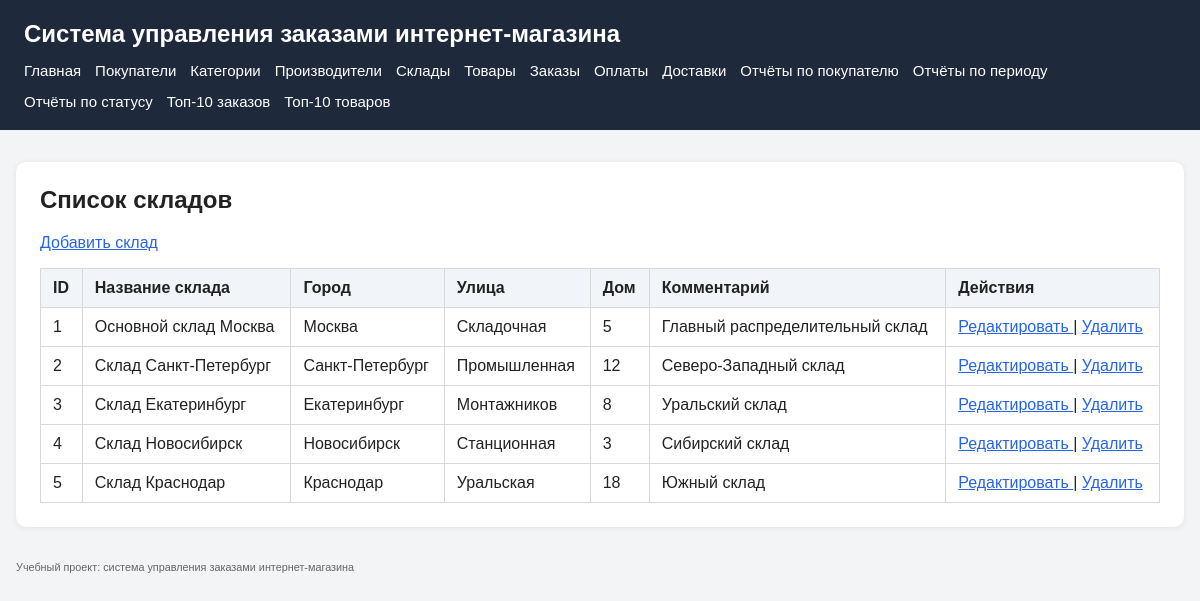
/warehouses/list.php, run on the app's committed database.
### tables this page shows
CREATE TABLE warehouses (
    warehouse_id INT UNSIGNED NOT NULL AUTO_INCREMENT,
    warehouse_name VARCHAR(150) NOT NULL,
    city VARCHAR(100) NOT NULL,
    street VARCHAR(150) NOT NULL,
    house VARCHAR(20) NOT NULL,
    comment VARCHAR(255) NULL,
    PRIMARY KEY (warehouse_id),
    CONSTRAINT uk_warehouses_name UNIQUE (warehouse_name)
);

### src/includes/db.php (called while the page is built, shortened)
<?php
$configPath = __DIR__ . '/../config/config.local.php';
if (!file_exists($configPath)) {
    $configPath = __DIR__ . '/../config/config.example.php';
}
$config = require $configPath;
function app_config(): array
{
    global $config;
    return $config;
}
function base_url(string $path = ''): string
{
    $config = app_config();
    $base = rtrim($config['app']['base_url'] ?? '', '/');
    return $base . '/' . ltrim($path, '/');
}
function db(): PDO
{
    $config = app_config();
    $db = $config['db'];
    $dsn = sprintf(
        'mysql:host=%s;port=%d;dbname=%s;charset=%s',
        $db['host'],
        $db['port'],
        $db['name'],
        $db['charset']
    );
    $pdo = new PDO($dsn, $db['user'], $db['pass'], [
        PDO::ATTR_ERRMODE => PDO::ERRMODE_EXCEPTION,
        PDO::ATTR_DEFAULT_FETCH_MODE => PDO::FETCH_ASSOC,
        PDO::ATTR_EMULATE_PREPARES => false,
    ]);
    return $pdo;
}

### src/config/config.example.php (called while the page is built)
<?php
return [
    'app' => [
        'base_url' => getenv('APP_BASE_URL') ?: '',
        'name' => getenv('APP_NAME') ?: 'Система управления заказами интернет-магазина',
    ],
    'db' => [
        'host' => getenv('DB_HOST') ?: 'db',
        'port' => (int)(getenv('DB_PORT') ?: 3306),
        'name' => getenv('DB_NAME') ?: 'shop_orders',
        'user' => getenv('DB_USER') ?: 'shop_user',
        'pass' => getenv('DB_PASSWORD') ?: '',
        'charset' => getenv('DB_CHARSET') ?: 'utf8mb4',
    ],
];

### src/warehouses/list.php (the view, shortened to what this page needs)
<?php
require_once __DIR__ . '/../includes/header.php';
$warehouses = [];
$errorMessage = null;
try {
    $pdo = db();
    $stmt = $pdo->query(
        'SELECT
            warehouse_id,
            warehouse_name,
            city,
            street,
            house,
            comment
         FROM warehouses
         ORDER BY warehouse_id ASC'
    );
    $warehouses = $stmt->fetchAll();
} catch (Throwable $e) {
    $errorMessage = $e->getMessage();
}
require_once __DIR__ . '/../includes/menu.php';
?>
<main>
    <section class="card">
        <h2>Список складов</h2>
        <p>
            <a href="<?= htmlspecialchars(base_url('warehouses/create.php'), ENT_QUOTES, 'UTF-8') ?>">
                Добавить склад
            </a>
        </p>
        <?php if ($errorMessage !== null): ?>
            <div class="error-box">
                <strong>Ошибка:</strong> <?= htmlspecialchars($errorMessage, ENT_QUOTES, 'UTF-8') ?>
            </div>
        <?php elseif (empty($warehouses)): ?>
            <p>Склады не найдены.</p>
        <?php else: ?>
            <table>
                <thead>
                    <tr>
                        <th>ID</th>
                        <th>Название склада</th>
                        <th>Город</th>
                        <th>Улица</th>
                        <th>Дом</th>
                        <th>Комментарий</th>
                        <th>Действия</th>
                    </tr>
                </thead>
                <tbody>
                    <?php foreach ($warehouses as $warehouse): ?>
                        <tr>
                            <td><?= (int)$warehouse['warehouse_id'] ?></td>
                            <td><?= htmlspecialchars((string)$warehouse['warehouse_name'], ENT_QUOTES, 'UTF-8') ?></td>
                            <td><?= htmlspecialchars((string)$warehouse['city'], ENT_QUOTES, 'UTF-8') ?></td>
                            <td><?= htmlspecialchars((string)$warehouse['street'], ENT_QUOTES, 'UTF-8') ?></td>
                            <td><?= htmlspecialchars((string)$warehouse['house'], ENT_QUOTES, 'UTF-8') ?></td>
                            <td><?= htmlspecialchars((string)($warehouse['comment'] ?? ''), ENT_QUOTES, 'UTF-8') ?></td>
                            <td>
                                <a href="<?= htmlspecialchars(base_url('warehouses/edit.php?id=' . (int)$warehouse['warehouse_id']), ENT_QUOTES, 'UTF-8') ?>">
                                    Редактировать
                                </a>
                                |
                                <a href="<?= htmlspecialchars(base_url('warehouses/delete.php?id=' . (int)$warehouse['warehouse_id']), ENT_QUOTES, 'UTF-8') ?>"
                                   onclick="return confirm('Удалить склад?');">
                                    Удалить
                                </a>
                            </td>
                        </tr>
                    <?php endforeach; ?>
                </tbody>
            </table>
        <?php endif; ?>
    </section>
</main>
<?php require_once __DIR__ . '/../includes/footer.php'; ?>

### src/assets/css/style.css (style rules this page uses)
* { box-sizing: border-box; }
body { margin: 0; padding: 0; font-family: Arial, sans-serif; background: #f3f4f6; color: #222; }
main { max-width: 1200px; margin: 32px auto; padding: 0 16px; }
.card { background: #fff; border-radius: 10px; padding: 24px; margin-bottom: 20px; box-shadow: 0 1px 6px rgba(0, 0, 0, 0.08); }
.card h2 { margin-top: 0; margin-bottom: 20px; font-size: 24px; }
table { width: 100%; border-collapse: collapse; background: #fff; }
table th, table td { border: 1px solid #d8d8d8; padding: 10px 12px; text-align: left; vertical-align: top; }
table th { background: #f1f5f9; font-weight: 700; }
a { color: #2563eb; }

### data on the page
warehouses: warehouse_id "1", warehouse_name "Основной склад Москва", city "Москва", street "Складочная", house "5", comment "Главный распределительный склад"
warehouses: warehouse_id "2", warehouse_name "Склад Санкт-Петербург", city "Санкт-Петербург", street "Промышленная", house "12", comment "Северо-Западный склад"
warehouses: warehouse_id "3", warehouse_name "Склад Екатеринбург", city "Екатеринбург", street "Монтажников", house "8", comment "Уральский склад"
warehouses: warehouse_id "4", warehouse_name "Склад Новосибирск", city "Новосибирск", street "Станционная", house "3", comment "Сибирский склад"
warehouses: warehouse_id "5", warehouse_name "Склад Краснодар", city "Краснодар", street "Уральская", house "18", comment "Южный склад"

### other printed values
app_config()['app']['name'] "Система управления заказами интернет-магазина"
